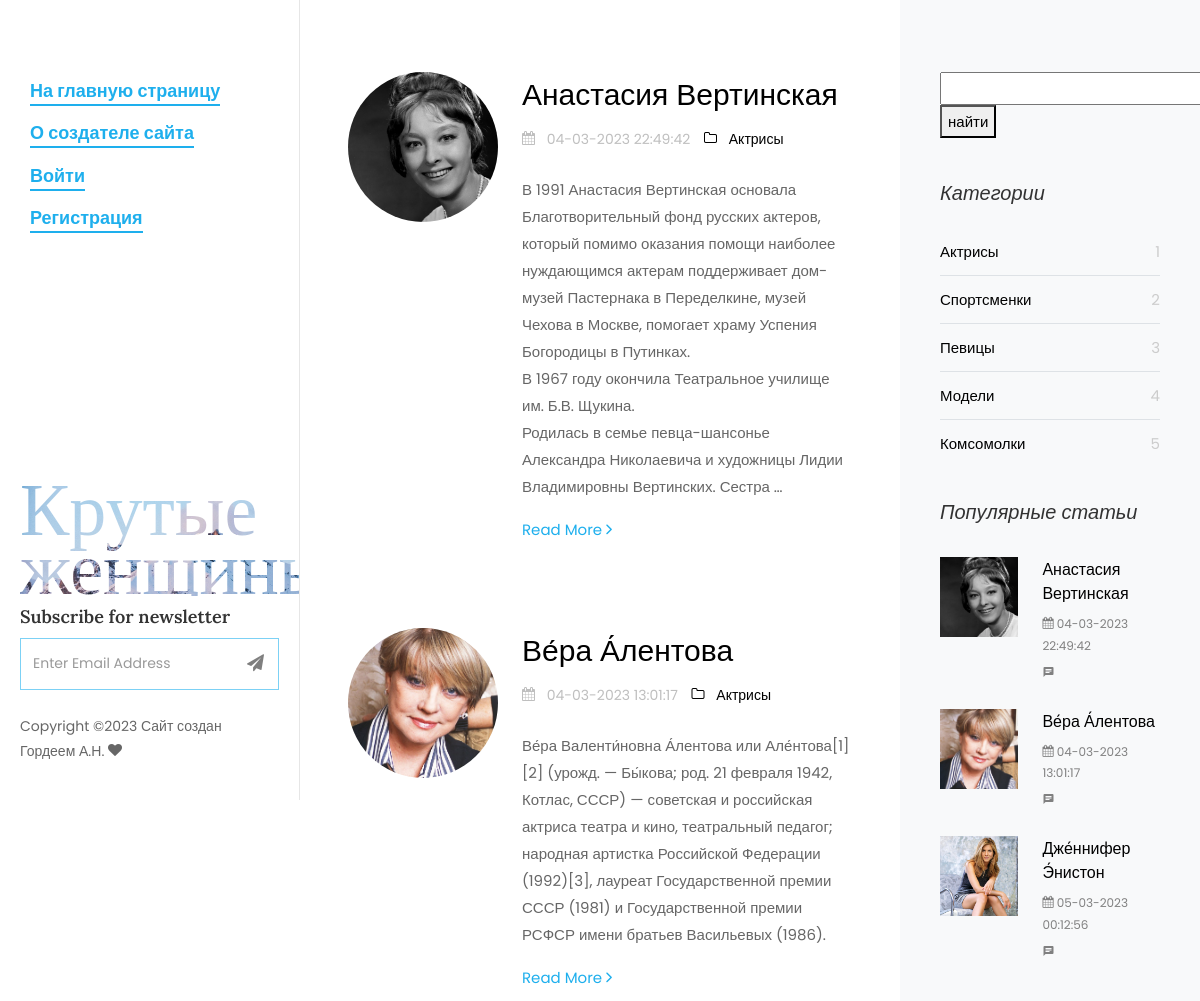
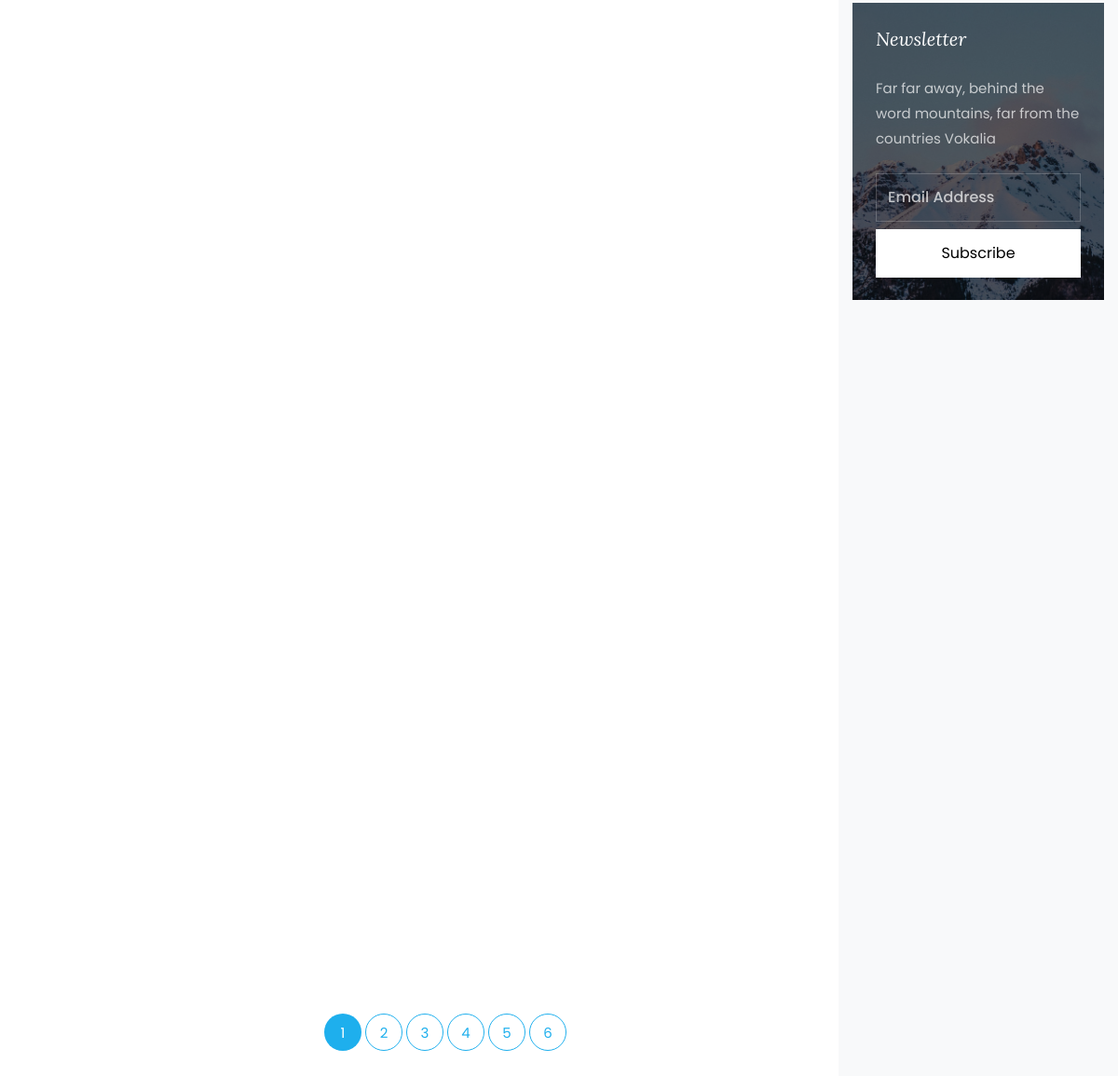
The page / on the database its author committed (2 pictures, top to bottom).
### women/models.py (models this page shows, shortened)
class Women(models.Model):
    objects = None
    title = models.CharField(max_length=255, verbose_name='Заголовок')
    content = models.TextField(blank=True)
    photo = models.ImageField(upload_to="photos/%Y/%m/%d/")
    time_create = models.DateTimeField(auto_now_add=True)
    slug = models.SlugField(max_length=250, unique= True, db_index= True, verbose_name= "URL")
    time_update = models.DateTimeField(auto_now=True)
    is_published = models.BooleanField(default=True)
    cat = models.ForeignKey('Category', on_delete=models.PROTECT, )
    class Meta:
        verbose_name_plural = 'Известные женщины'
        ordering = ('cat', 'title')

class Category(models.Model):
    name = models.CharField(max_length=100, db_index=True)
    slug = models.SlugField(max_length=250, unique=True, db_index=True, verbose_name='URL')
    class Meta:
        verbose_name_plural = 'Категории'

### women/views.py (the view)
# urls.py: urlpatterns = [path('', WomenHome.as_view(), name='home'),
class WomenHome(DataMixin, ListView):
    paginate_by = 4
    model = Women
    template_name = 'women/index.html'
    context_object_name = 'post'
    def get_context_data(self, *, object_list=None, **kwargs):
        context = super().get_context_data(**kwargs)
        context['last_act'] = Women.objects.filter(cat__pk=1).order_by("-id")[0:5]
        context['last_sport'] = Women.objects.filter(cat__pk=2).order_by("-id")[0:5]
        context['last_sing'] = Women.objects.filter(cat__pk=3).order_by("-id")[0:5]
        context['last_mode'] = Women.objects.filter(cat__pk=3).order_by("-id")[0:5]
        context['last_all'] = Women.objects.filter().order_by("-id")[0:5]
        context['cats'] = Category.objects.all()
        context['menu'] = menu
        context['all'] = Women.objects.all()
        return context

### women/templates/women/index.html (shortened to what this page needs)
{% load static %}
<!DOCTYPE html>
<html lang="en">
  <head>
    <link rel="stylesheet" href="{% static 'css/open-iconic-bootstrap.min.css' %}">
    <link rel="stylesheet" href="{% static 'css/animate.css' %}">
    <link rel="stylesheet" href="{% static 'css/owl.carousel.min.css' %}">
    <link rel="stylesheet" href="{% static 'css/owl.theme.default.min.css' %}">
    <link rel="stylesheet" href="{% static 'css/magnific-popup.css' %}">
    <link rel="stylesheet" href="{% static 'css/aos.css' %}">
    <link rel="stylesheet" href="{% static 'css/ionicons.min.css' %}">
    <link rel="stylesheet" href="{% static 'css/bootstrap-datepicker.css' %}">
    <link rel="stylesheet" href="{% static 'css/jquery.timepicker.css' %}">
    <link rel="stylesheet" href="{%  static 'css/flaticon.css' %}">
    <link rel="stylesheet" href="{% static 'css/icomoon.css' %}">
    <link rel="stylesheet" href="{% static 'css/style.css' %}">
  </head>
  <body>
	{% include 'women/side-header.html' %}
		<div id="colorlib-main">
			<section class="ftco-section ftco-no-pt ftco-no-pb">
	    	<div class="container">
	    		<div class="row d-flex">
	    			<div class="col-xl-8 py-5 px-md-5">
						{% for p in post %}
	    				<div class="row pt-md-4">
			    			<div class="col-md-12">
									<div class="blog-entry ftco-animate d-md-flex">
										<a href=" {% url 'post' p.slug %} " class="img img-2"
										   style="background-image: url('{{ p.photo.url }}');"> </a>
										<div class="text text-2 pl-md-4">
				              <h3 class="mb-2"><a href="{% url 'post' p.slug %}"> {{ p.title }} </a></h3>
				              <div class="meta-wrap">
												<p class="meta">
				              		<span><i class="icon-calendar mr-2"></i> {{p.time_update|date:'d-m-Y H:i:s' }} </span>
				              		<span><a href="{% url 'category' p.cat.slug %} "><i class="icon-folder-o mr-2"></i> {{ p.cat.name }}</a></span>
				              	</p>
			              	</div>
				              <p class="mb-4"> {{ p.content | linebreaks | truncatewords:50 }}</p>
				              <p><a href=" {% url 'post' p.slug %} " class="btn-custom">Read More <span class="ion-ios-arrow-forward"></span></a></p>
				            </div>
									</div>
								</div>
			    		</div>
						{% endfor %}
			    		<div class="row">
			          <div class="col">
			            <div class="block-27">
			              <ul>{% if page_obj.has_other_pages  %}
							  {% for p in paginator.page_range %}
							  {%  if page_obj.number == p %}
							  <li class="active"><span> {{ p }}</span></li>
						  	{% else %}
			                <li><a href="?page= {{ p }}">{{ p }}</a></li>
								{% endif %}
							  	{% endfor %}
								{% endif %}
			              </ul>
			            </div>
			          </div>
			        </div>
			    	</div>
	    			{% include 'women/left-header.html' %}
							<div class="sidebar-box subs-wrap img py-4" style="background-image: url('../static/images/bg_1.jpg');">
								<div class="overlay"></div>
								<h3 class="mb-4 sidebar-heading">Newsletter</h3>
								<p class="mb-4">Far far away, behind the word mountains, far from the countries Vokalia</p>
	              <form action="#" class="subscribe-form">
	                <div class="form-group">
	                  <input type="text" class="form-control" placeholder="Email Address">
	                  <input type="submit" value="Subscribe" class="mt-2 btn btn-white submit">
	                </div>
	              </form>
	            </div>
	          </div>
	    		</div>
	    	</div>
	    </section>
		</div>
	</div>
  </body>
</html>

### women/templates/women/left-header.html
{% load static %}
<div class="col-xl-4 sidebar ftco-animate bg-light pt-5">
	            <div class="sidebar-box pt-md-4">
					<form action="{% url 'search' %}" method="GET">
						<input type="text" name="q"  >
						<button>	 найти		</button>
					</form>
	            </div>
	            <div class="sidebar-box ftco-animate">
	            	<h3 class="sidebar-heading">Категории </h3>
	              <ul class="categories">
					{% for cat in cats %}
	                <li><a href=" {% url 'category' cat.slug %}"> {{ cat.name }}
						<span> {{ cat.pk }} </span></a></li>
					  {% endfor %}
	              </ul>
	            </div>
	            <div class="sidebar-box ftco-animate">
	              <h3 class="sidebar-heading">Популярные статьи </h3>
					{% for p in post|slice:":3" %}
	              <div class="block-21 mb-4 d-flex">
	                <a class="blog-img mr-4"  style="background-image: url('{{ p.photo.url }}');"></a>
	                <div class="text">
	                  <h3 class="heading"><a href="#">{{ p.title }}</a></h3>
	                  <div class="meta">
	                    <div><a href="#"><span class="icon-calendar"></span> {{p.time_update|date:'d-m-Y H:i:s' }} </a></div>
	                    <div><a href="#"><span class="icon-chat"></span> </a></div>
	                  </div>
	                </div>
	              </div>
					{% endfor %}
	            </div>

### women/static/css/icomoon.css (style rules this page uses)
[class^="icon-"], [class*=" icon-"] { font-family: 'icomoon' !important; speak: none; font-style: normal; font-weight: normal; font-variant: normal; text-transform: none; line-height: 1; -webkit-font-smoothing: antialiased; -moz-osx-font-smoothing: grayscale; }
.icon-calendar:before { content: "\f073"; }
.icon-folder-o:before { content: "\f114"; }
.icon-chat:before { content: "\e0b7"; }

### rows shown on the page
Women: photo (picture), title "Анастасия Вертинская", time_update "04-03-2023 22:49:42", cat.name "Актрисы", content "В 1991 Анастасия Вертинская основала Благотворительный фонд русских актеров, который помимо оказания помощи наиболее нуждающимся актерам поддерживает дом-музей Пастернака в Переделкине, музей Чехова в Москве, помогает храму Успения Богородицы в Путинках. В 1967 году окончила Театральное училище им. Б.В. Щукина. Родилась в семье певца-шансонье Александра Николаевича и художницы Лидии Владимировны Вертинских. Сестра …"
Women: photo (picture), title "Ве́ра А́лентова", time_update "04-03-2023 13:01:17", cat.name "Актрисы", content "Ве́ра Валенти́новна А́лентова или Але́нтова[1][2] (урожд. — Бы́кова; род. 21 февраля 1942, Котлас, СССР) — советская и российская актриса театра и кино, театральный педагог; народная артистка Российской Федерации (1992)[3], лауреат Государственной премии СССР (1981) и Государственной премии РСФСР имени братьев Васильевых (1986)."
Category: name "Актрисы", pk "1"
Category: name "Спортсменки", pk "2"
Category: name "Певицы", pk "3"
Category: name "Модели", pk "4"
Category: name "Комсомолки", pk "5"
Women: photo (picture), title "Дже́ннифер Э́нистон", time_update "05-03-2023 00:12:56"

### other values the page prints
{{ m.title }} "На главную страницу" "О создателе сайта" "Войти" "Регистрация"
{{ p }} "1"
{{ p }} "2" "3" "4" "5" "6"
